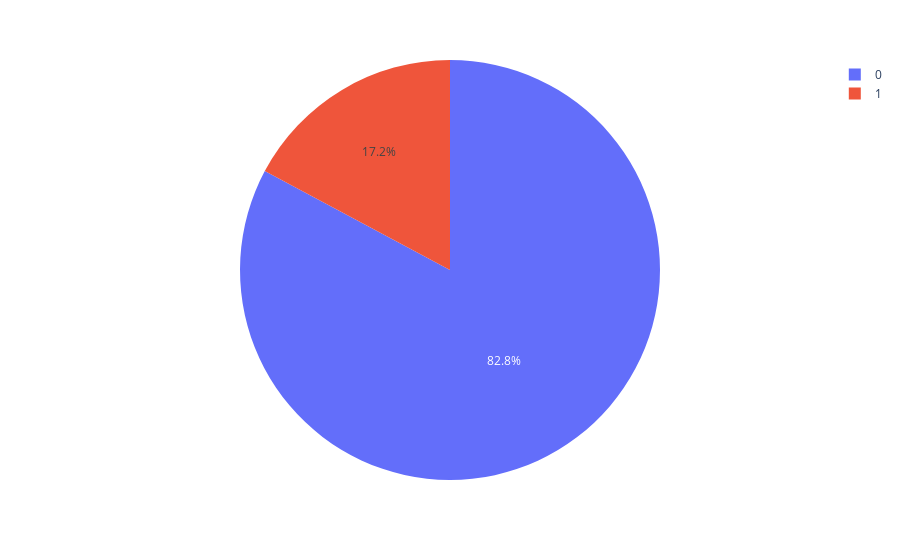

Notebook source saved alongside this figure:
### Code cell
fig = px.pie(period1.groupby('churn')['UserID'].nunique().reset_index(), 
             values='UserID', 
             names='churn')
fig.show()

### Figure 1 — Plotly figure (JSON) as saved in the notebook; plotly's stock layout.template omitted (floating-point values rounded to 4 significant figures)
{"data": [{"domain": {"x": [0, 1], "y": [0, 1]}, "hovertemplate": "churn=%{label}<br>UserID=%{value}<extra></extra>", "labels": [0, 1], "legendgroup": "", "name": "", "showlegend": true, "type": "pie", "values": [1869, 388]}], "layout": {"legend": {"tracegroupgap": 0}, "margin": {"t": 60}}}
